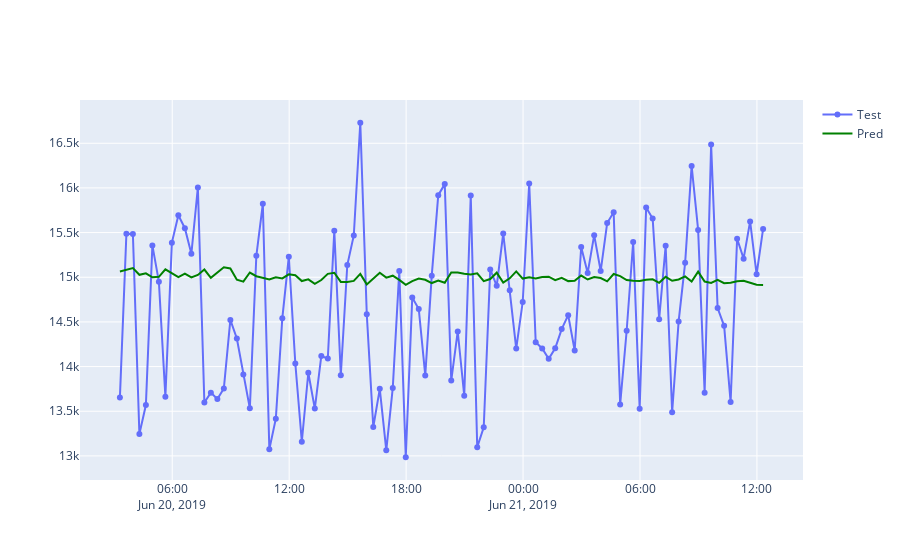

The cell this chart's notebook holds for it:
### Code cell
fig = go.Figure()                                                          ## Plot
# fig.add_trace(
#     go.Scatter(x=list(y_train.index), y=list(y_train.iloc[:,0]),mode='lines+markers',name = "Train"))
fig.add_trace(
    go.Scatter(x=list(y_test.index), y=list(y_test.iloc[:,0]), mode='lines+markers', name = "Test"))
fig.add_trace(
    go.Scatter(x=list(y_test.index), y=list(pred_manual), line=go.scatter.Line(color="green"), name = "Pred"))
fig.show()
